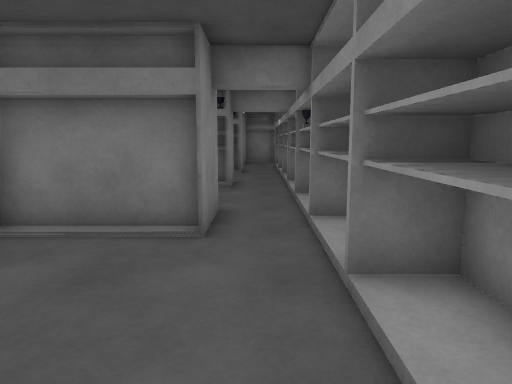
View 1 (above)

22 first-person views from a walk through a scene from a Unity 3-D project. The camera is 1.4 m above the floor, tilts 8° down and sees 70° across. Doors are open. The floor is counted in squares, 1 m on a side. Each view is taken from the middle of a square. On the plan, view 1 faces up. The plan holds only what a view shows up to about 16 squares ahead; the rest is blank. The player character is not drawn. Surface patterns are stand-ins for the level's own textures.

View 2
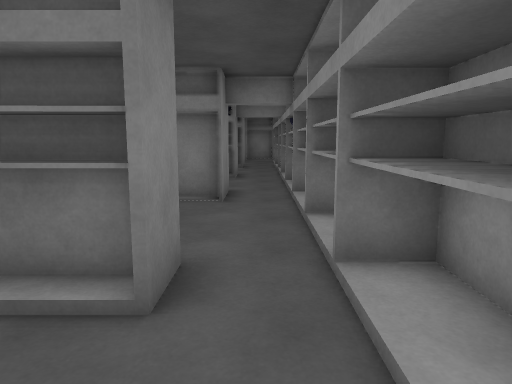

View 3
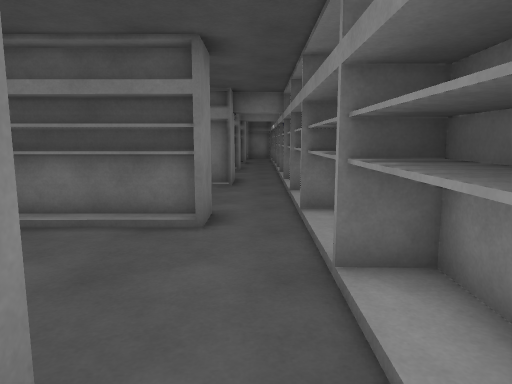

View 4
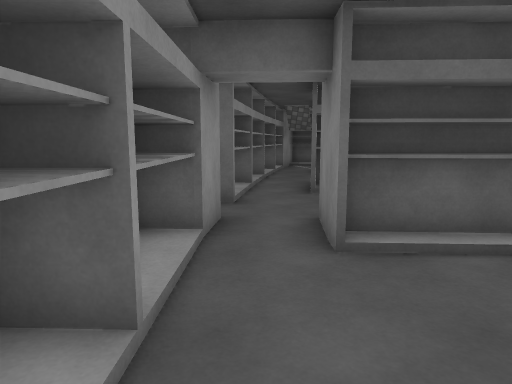

View 5
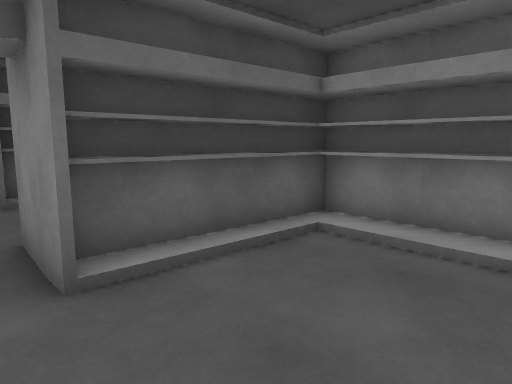

View 6
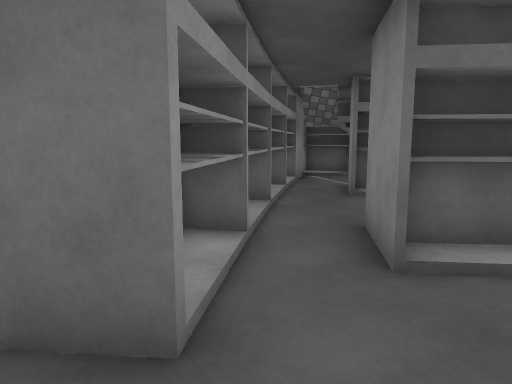

View 7
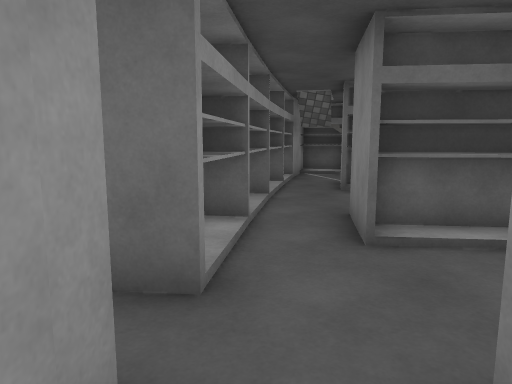

View 8
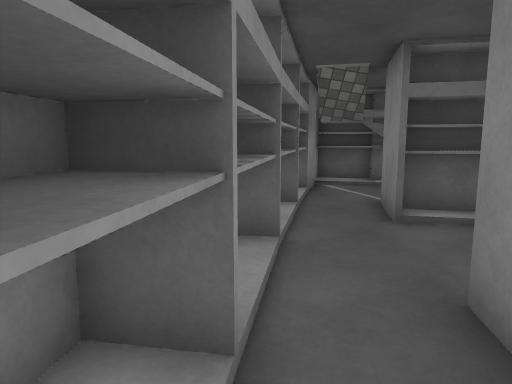

View 9
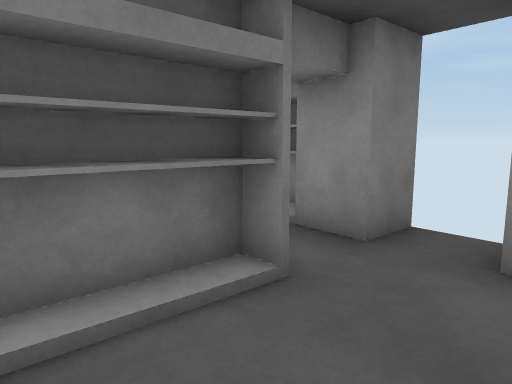

View 10
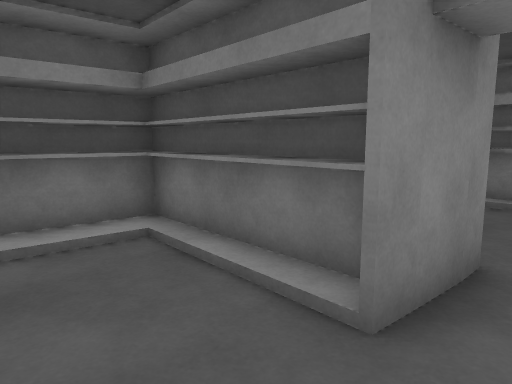

View 11
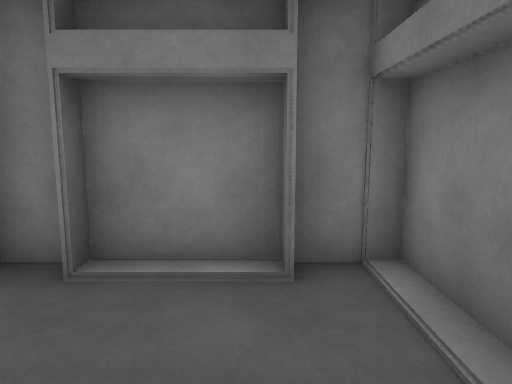

View 12
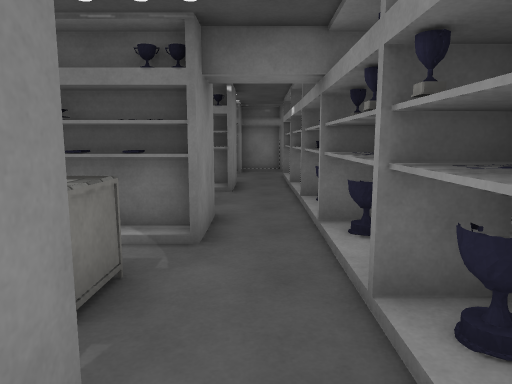

View 13
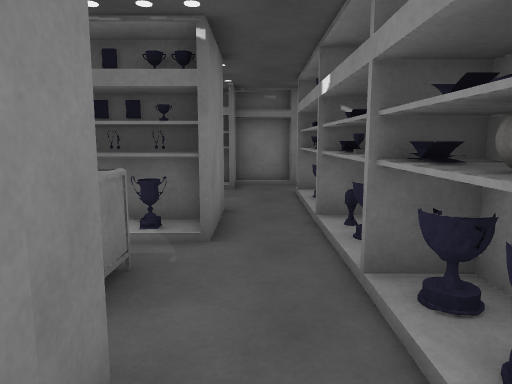

View 14
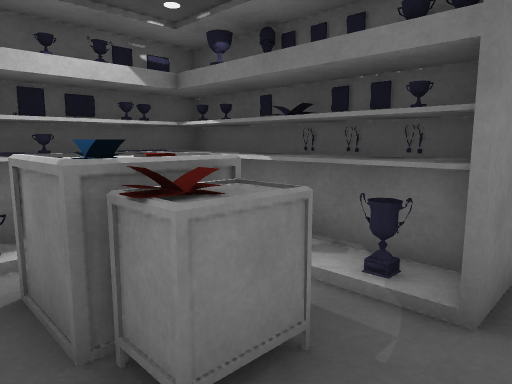

View 15
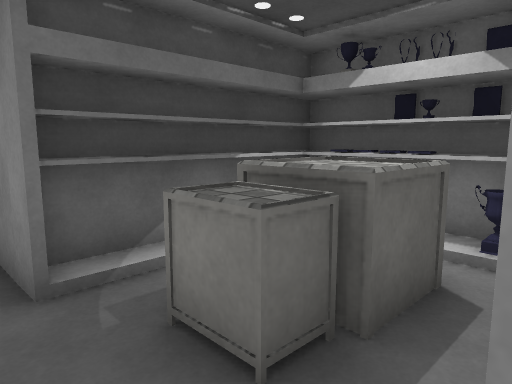

View 16
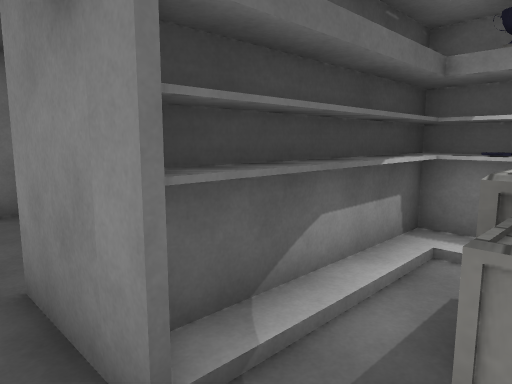

View 17
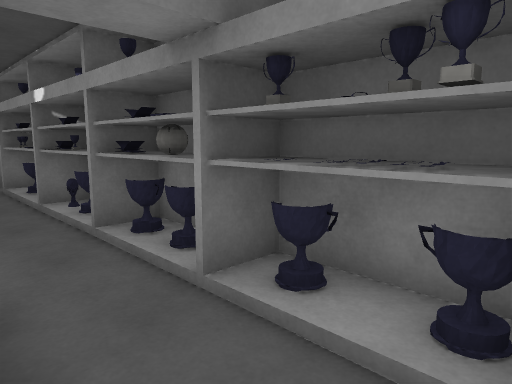

View 18
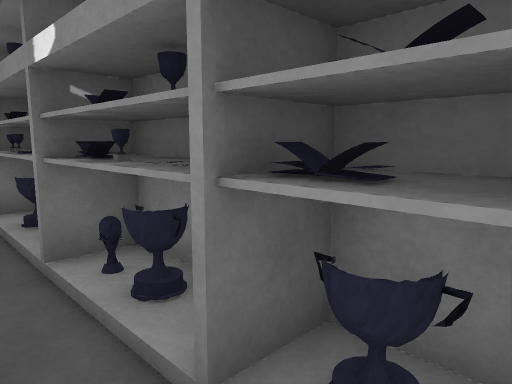

View 19
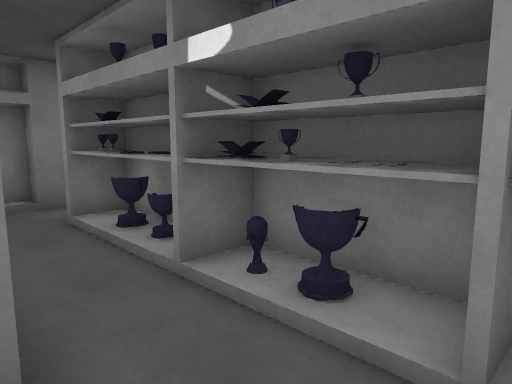

View 20
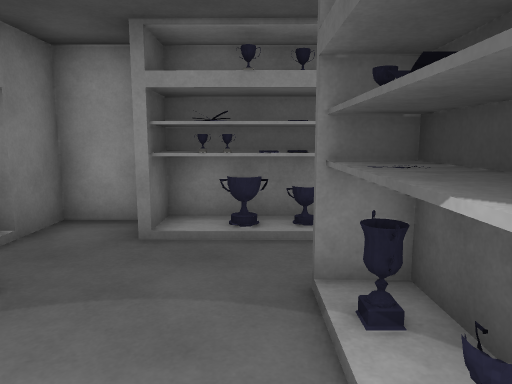

View 21
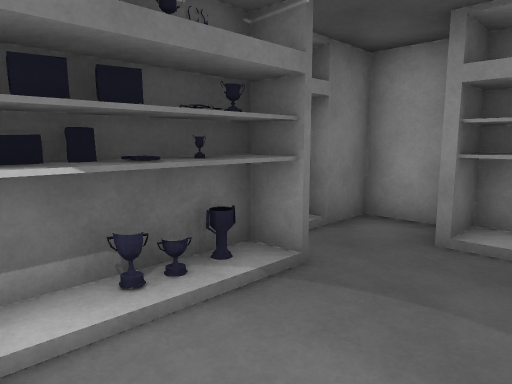

View 22
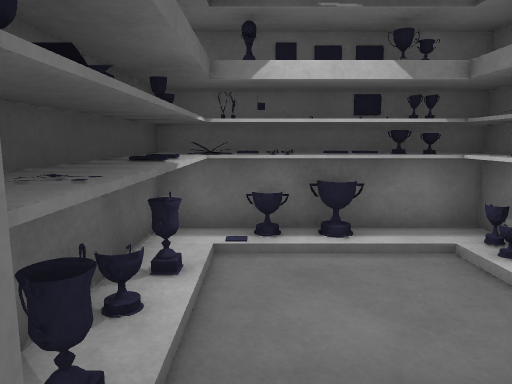

### Floor plan
Points are (right, up) in squares from view 1. A wall is a line through its corners. A room is listed if a view was taken in it or the views show most of it. See-through windows are left out.
Room 1 (views 1, 4, 11, 12)
walls: (-0.8, 1.1) (-0.9, -0.2); (-1.8, 1) (-1.3, 1); (-0.9, 5.6) (-4, 5.6) (-4, 2.1); (-4, 1.9) (-4, 1); (1, -0.5) (1, 7.4); (-0.8, 7.5) (-0.7, 5.2); (1.9, -0.5) (1.9, 0.7)
ways out: opening at (0, 0.5) to room 2; open door at (0, 7) to room 4
Room 2 (views 2, 5)
walls: (-0.9, -0.2) (-4, -0.2); (-1, 0.3) (-4.2, 0.3); (-4.7, -1.7) (-4.8, -4.4) (-1, -4.6); (-5.5, -1.9) (-5.5, -3.1); (-5.4, -3.1) (-5.5, -4.8) (-1.2, -5.1); (1.8, -3.6) (1.9, -2.5); (1, -5.2) (1, -0.5)
ways out: opening at (0, 0.5) to room 1; opening at (0, -5.5) to room 3
Room 3 (views 3, 6, 7, 8, 9, 10)
walls: (-1.3, -6.7) (-1.2, -6) (-5.7, -5.8) (-5.9, -7.9); (-3.3, -9.6) (-1.5, -9.8); (-3.8, -10.3) (-1.8, -10.7); (-1, -4.6) (-1.1, -6.6) (-4.9, -6.4) (-5.1, -8.2); (0.2, -11.1) (0.5, -8.2) (1.8, -8.3); (2, -6.8) (0.6, -6.7) (0.8, -5.2)
ways out: opening at (0, -5.5) to room 2; gap at (-1, -11)
Room 4 (views 13, 14, 15, 16, 17, 18, 19)
walls: (-0.9, 11.4) (-1.5, 11.4); (1.5, 11.7) (0.9, 11.7); (-1.4, 16) (-2.5, 16); (-4.6, 8.6) (-4.6, 7.5) (-0.8, 7.5); (2.1, 13.4) (2.1, 14.4) (1, 14.4) (1, 15.4); (2.1, 10.4) (2.1, 11.5); (-5.3, 8.6) (-5.3, 7) (-1, 7); (-0.8, 16.8) (-5.3, 16.8); (1, 16.6) (1.1, 17.6); (-0.6, 17.5) (-0.6, 16.4)
ways out: open door at (0, 7) to room 1; opening at (0, 17) to room 5; open door at (0, 12)
objects: books (-5, 9); books (-5, 10); other object (-5, 16); table (-4, 9) to (-3, 10); table (-4, 14) to (-4, 15); other object (-4, 16); other object (-3, 11); books (-3, 14); other object (-3, 15); other object (-3, 16); table (-2, 9) to (-2, 10); books (-2, 14); table (-2, 15); other object (-1, 16); other object (1, 8) to (1, 9); other object (1, 10); other object (1, 11); other object (1, 13); books (1, 14)
Room 5 (views 20, 21, 22)
walls: (-2.5, 21.6) (-4.6, 21.6); (-2.5, 22.3) (-3.5, 22.3); (-4.4, 19.5) (-4.4, 18.4) (-2.4, 18.4); (-3.5, 17.6) (-2.4, 17.6); (-5.3, 19.5) (-5.3, 17.6); (-4.5, 22.3) (-5.3, 22.3) (-5.3, 21.4); (1.1, 17.6) (1.1, 19.6); (2.4, 21) (2.4, 22.3) (1.1, 22.3) (1.1, 22.8) (-0.8, 22.8)
ways out: opening at (0, 17) to room 4
objects: books (-2, 18); other object (-2, 22); other object (-1, 18); other object (-1, 22)

Where each view was taken, in squares from view 1:
view 1: 0 up, 0 right, facing up
view 2: 3 down, 0 right, facing up
view 3: 6 down, 0 right, facing up
view 4: 0 up, 0 right, facing down
view 5: 1 down, 0 right, facing down-left
view 6: 6 down, 0 right, facing down
view 7: 5 down, 0 right, facing down
view 8: 9 down, 0 right, facing down
view 9: 9 down, 4 left, facing up-right
view 10: 9 down, 0 right, facing up-left
view 11: 4 up, 0 right, facing left
view 12: 6 up, 0 right, facing up
view 13: 11 up, 0 right, facing up
view 14: 13 up, 0 right, facing up-left
view 15: 11 up, 0 right, facing down-left
view 16: 9 up, 0 right, facing down-left
view 17: 9 up, 1 left, facing up-right
view 18: 13 up, 0 right, facing up-right
view 19: 14 up, 1 left, facing up-right
view 20: 19 up, 4 left, facing right
view 21: 19 up, 4 left, facing up-right
view 22: 19 up, 0 right, facing left
